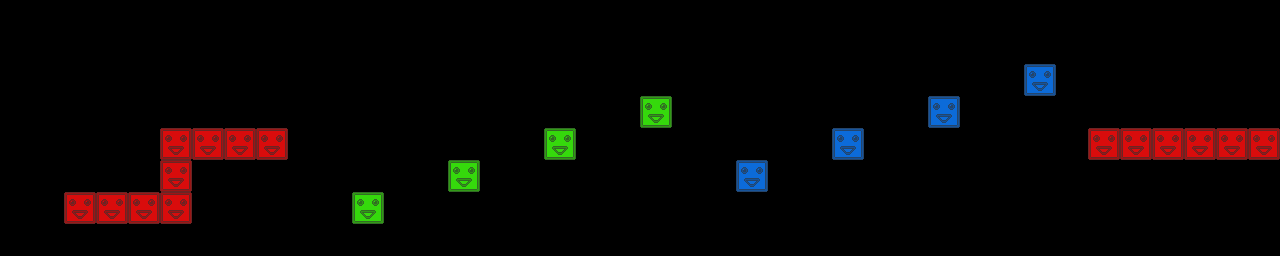

The image is a tile-based game level rendered from a .tmx file. Its description and source (layers, tilesets, objects; grid data summarised) follow:
An orthogonal 40x8 tile map with 32x32 px tiles, 3 tile layers (red, green, blue) and 12 objects.

<map version="1.0" orientation="orthogonal" renderorder="right-down" width="40" height="8" tilewidth="32" tileheight="32">
 <tileset firstgid="1" name="blocks" tilewidth="32" tileheight="32">
  <image source="blocks.png" width="96" height="32" />
 </tileset>
 <layer name="red" width="40" height="8">
  <data>[320 cells, 15 non-empty, 1 distinct tile ids]</data>
 </layer>
 <layer name="green" width="40" height="8">
  <data>[320 cells, 4 non-empty, 1 distinct tile ids]</data>
 </layer>
 <layer name="blue" width="40" height="8">
  <data>[320 cells, 4 non-empty, 1 distinct tile ids]</data>
 </layer>
 <objectgroup name="crystals">
  <object x="271" y="108">
   <ellipse />
  </object>
  <object x="402" y="150">
   <ellipse />
  </object>
  <object x="505" y="132">
   <ellipse />
  </object>
  <object x="613" y="99">
   <ellipse />
  </object>
  <object x="751" y="141">
   <ellipse />
  </object>
  <object x="843" y="105">
   <ellipse />
  </object>
  <object x="941" y="73">
   <ellipse />
  </object>
  <object x="1043" y="45">
   <ellipse />
  </object>
  <object x="1139" y="94">
   <ellipse />
  </object>
  <object x="1266" y="92">
   <ellipse />
  </object>
 </objectgroup>
 <objectgroup name="spikes">
  <object x="1190" y="106">
   <ellipse />
  </object>
  <object x="210" y="110">
   <ellipse />
  </object>
 </objectgroup>
</map>
